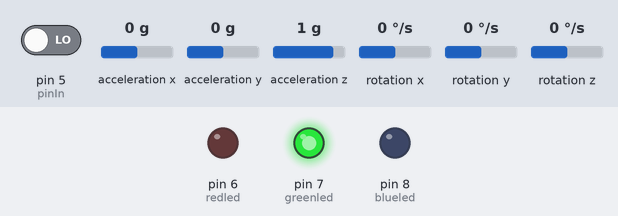
Simulated run of this sketch. Board: Arduino Uno, built with avr-gcc and run on an emulated ATmega328P. Parts: output pins drawn as LEDs (lit = HIGH). The inputs (shaded band) are chosen by the test bench; at power-on: pin 5 (pinIn) LOW, acceleration x 0 g, acceleration y 0 g, acceleration z 1 g, rotation x 0 °/s, rotation y 0 °/s, rotation z 0 °/s. No radio packets arrive unless stated; what the sketch prints to the serial monitor is not drawn.

Above: at 1.7 s.
1.8 s: pin 5 (pinIn) driven HIGH
At 2.5 s:
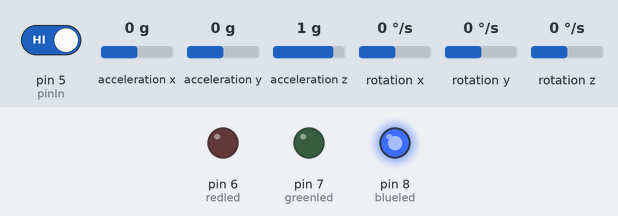
3.3 s: pin 5 (pinIn) driven LOW
At 3.7 s:
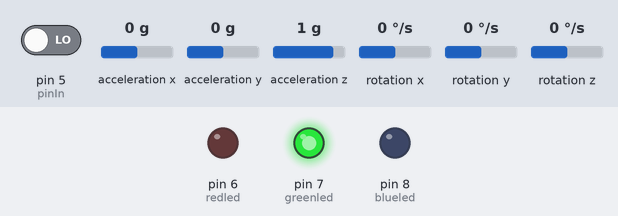
Timing chart, 0 to 6.3 s (numbered marks = the images above; inputs shaded):
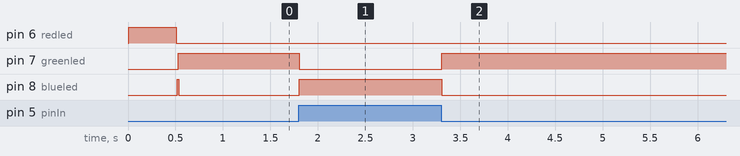

Measured:
- after the input at 1.8 s, pin 7 (greenled): HIGH → LOW at once; pin 8 (blueled): LOW → HIGH at once
- after the input at 3.3 s, pin 7 (greenled): LOW → HIGH at once; pin 8 (blueled): HIGH → LOW at once

The sketch:

NanoStarRF_IMUQuat.ino
```cpp
  // ########## Wireless Sensor Packet ##########
/*
John Gardiner & Gerardo Bledt for the 2014-2015 Virginia Tech Mechanical
Engineering Senior Design RoboHazMat Project.
 */

// #### Libraries ####
//From Starping
#include <SPI.h>
#include <EEPROM.h>
#include "nRF24L01.h"
#include "RF24.h"
#include "printf.h"

//from IMU Quat
#include "Wire.h"
#include "I2Cdev.h"
#include "MPU6050_6Axis_MotionApps20.h"

// Set up nRF24L01 radio on SPI bus plus pins 9 & 10
RF24 radio(9,10);

// Instantiate arrays with comm pipes
//const uint64_t talking_pipes[5] = { 0xABCDABCD71LL, 0xF0F0F0F0C3LL, 0xF0F0F0F0B4LL, 0xF0F0F0F0A5LL, 0xF0F0F0F096LL };
//const uint64_t listening_pipes[5] = { 0xABCDABCD71LL, 0x3A3A3A3AC3LL, 0x3A3A3A3AB4LL, 0x3A3A3A3AA5LL, 0x3A3A3A3A96LL };

const uint64_t talking_pipes[5] = { 0xF0F0F0F0D2LL, 0xF0F0F0F0C3LL, 0xF0F0F0F0B4LL, 0xF0F0F0F0A5LL, 0xF0F0F0F096LL };
const uint64_t listening_pipes[5] = { 0x3A3A3A3AD2LL, 0x3A3A3A3AC3LL, 0x3A3A3A3AB4LL, 0x3A3A3A3AA5LL, 0x3A3A3A3A96LL };

// Where in EEPROM is the address stored?
const uint8_t address_at_eeprom_location = 0;

// What is our address (SRAM cache of the address from EEPROM)
// Note that zero is an INVALID address.  The pong back unit takes address
// 1, and the rest are 2-6
uint8_t node_address; //Set the WSP ID Here

// #### Structures ####
// In the future, verification characters need to be added to ensure
// that, even with packet loss, the right numbers are being sent to
// the right channels.

// Wireless Packet Structure - quaternion and flex sensor
// Since the biceps do not have flex sensors, the will send a
// specified null value

typedef struct{
  int N; //Sender ID
  float W;// quaternion begin
  float X;
  float Y;
  float Z;// quaternion end
  float F;// Flex sensor
  int reset;
  int T; //Time sent
}
A_t;

//variable declarations
A_t wirelesspacket;

//LEDs
int redled = 6;
int greenled = 7;
int blueled = 8;

//int reset = 0;

//IMU Quat stuff
//============================ Parameter Setup =============================
/* Defines and initializes the MPU9150 IMU sensor, the quaternion object,
 * the reset button pins, and the MPU control/status variables and buffers.
 */

// MPU objeject with 0x68 default I2C address
MPU6050 mpu;

// Initialize Quaternion
Quaternion q;           // [w, x, y, z]

// Reset button pins
const int pinOut = 4; //JRG - Had to change to 1 & 2, 11&13 used by SPI
const int pinIn = 5;

// MPU control / status variables
bool dmpReady = false;  // set true if DMP init was successful
uint8_t devStatus;      // return status after each device operation (0 = success, !0 = error)
uint16_t packetSize;    // expected DMP packet size (default is 42 bytes)
uint16_t fifoCount;     // count of all bytes currently in FIFO
uint8_t fifoBuffer[64]; // FIFO storage buffer


void setup(void)
{
  // LEDs
  pinMode(6, OUTPUT); //Red
  pinMode(7, OUTPUT); //Green
  pinMode(8, OUTPUT); //Blue

  // Wireless Setup //
  // Read the address from EEPROM
    uint8_t reading = EEPROM.read(address_at_eeprom_location);

    // If it is in a valid range for node addresses, it is the address.
    if ( reading >= 2 && reading <= 6 )
      node_address = reading;

    // Otherwise, it is invalid, so set our address to 0. Readings cannot be sent.
    else
    {
      node_address = 0;
    }

  // Print information
  Serial.begin(115200);
  Serial.print("This is a Wireless Sensor Packet. It's address is: ");
  Serial.println(node_address);

  // Setup and configure rf radio
  radio.begin();
  radio.setDataRate(RF24_2MBPS); // Both endpoints must have this set the same
  radio.setAutoAck(false);       // Either endpoint can set to false to disable ACKs

  // Write on our talking pipe
  radio.openWritingPipe(talking_pipes[node_address-2]);
  // Listen on our listening pipe
  radio.openReadingPipe(1,listening_pipes[node_address-2]);

  // Show the details of the radio
  printf_begin();
  radio.printDetails();

  //Initializing values - will be sent as confirmation
  wirelesspacket.N = node_address;
  wirelesspacket.W = 1;
  wirelesspacket.X = 2;
  wirelesspacket.Y = 3;
  wirelesspacket.Z = 4;
  wirelesspacket.F = 5;

  // ##### IMU Quat #####
  // Begin I2C communication
  Wire.begin();

  // Initialize reset button
  //pinMode(pinOut, OUTPUT);
  pinMode(pinIn, INPUT);
  digitalWrite(pinOut, HIGH);

  // Initialize IMU
  Serial.println(F("Initializing I2C devices..."));
  mpu.initialize();
  digitalWrite(redled, HIGH);

  // Load and configure the DMP
  Serial.println(F("Initializing DMP..."));
  devStatus = mpu.dmpInitialize();
  digitalWrite(redled, LOW);
  delay(10);
  //digitalWrite(8, HIGH);
  analogWrite(blueled,220);

  // Make sure it worked (returns 0 if so)
  if (devStatus == 0) {
      // Turn on the DMP, now that it's ready
      Serial.println(F("Enabling DMP..."));
      mpu.setDMPEnabled(true);

      // Set our DMP Ready flag so the main loop() function knows it's okay to use it
      dmpReady = true;

      // Get expected DMP packet size for later comparison
      packetSize = mpu.dmpGetFIFOPacketSize();

  } else {
      // ERROR!
  }
  // Send confirmation of IMU initialization
  Serial.println("Sending setup confirmation...");
  radio.write( &wirelesspacket, sizeof(wirelesspacket) );
  Serial.println("Sent");
  //digitalWrite(8, LOW);
  analogWrite(blueled,150);
  delay(10);
  //digitalWrite(7, HIGH);
  analogWrite(greenled,150);

}

void loop(void)
{
  // IMU Communication //
  // Resets length
  while (fifoCount < packetSize) fifoCount = mpu.getFIFOCount();
  //Serial.print("FIFO Count Over | ");Serial.println(millis());
  // Get current FIFO count
  fifoCount = mpu.getFIFOCount();

  // Check for overflow (this should never happen unless our code is too inefficient)
  if (fifoCount >= 1024) {
      // Reset so we can continue cleanly
      mpu.resetFIFO();
      //Serial.print("FIFO Reset | ");Serial.println(millis());
  }

  //Serial.print("Start Wait | ");Serial.println(millis());
  // Wait for correct available data length, should be a VERY short wait
  while (fifoCount < packetSize) fifoCount = mpu.getFIFOCount();
  //Serial.print("Finish Wait | ");Serial.println(millis());

  // Read a packet from FIFO
  mpu.getFIFOBytes(fifoBuffer, packetSize);
  //Serial.print("Packet Read | ");Serial.println(millis());

  // Track FIFO count here in case there is > 1 packet available
  // (this lets us immediately read more without waiting for an interrupt)
  fifoCount -= packetSize;

  // Display quaternion values in easy matrix form: w x y z
  mpu.dmpGetQuaternion(&q, fifoBuffer);
  //Serial.print("Got Quaternion | ");Serial.println(millis());

  // Reset button status
  int reset = digitalRead(pinIn);

  if (reset == HIGH) {
  // turn LED on:
  analogWrite(blueled, 150);
  analogWrite(greenled, 0);
  }
  else
  {
   // turn LED off:
   analogWrite(blueled, 0);
   analogWrite(greenled, 150);
  }

  /* Serial debug
  // Creates the communication protocol
  Serial.print("$");
  Serial.print(q.w);Serial.print("#");
  Serial.print(q.x);Serial.print("%");
  Serial.print(q.y);Serial.print("&");
  Serial.print(q.z);Serial.print("@");
  Serial.print(reset);Serial.println("!");
  */

  if (node_address != 0){
    // Wireless Comm //
    //Packaging the data into the data structure
    wirelesspacket.N = node_address;
    wirelesspacket.W = q.w;
    wirelesspacket.X = q.x;
    wirelesspacket.Y = q.y;
    wirelesspacket.Z = q.z;
    wirelesspacket.F = 0; //Will be changed to analog readn
    wirelesspacket.reset = reset;
    wirelesspacket.T = 0;

    //Send the data packet
    //Serial.print("Attempting to Send Packet | "); Serial.println(millis());
    radio.write( &wirelesspacket, sizeof(wirelesspacket) );
    //Serial.print("Packet Sent | ");Serial.println(millis());
  }
  //Setting the address
  if (Serial.available())
  {
    // If the character on serial input is in a valid range...
    char c = Serial.read();
    if ( c >= '1' && c <= '6' )
    {
      // It is our address
      EEPROM.write(address_at_eeprom_location,c-'0');

      // And we are done right now (no easy way to soft reset)
      printf("\n\rManually reset address to: %c\n\rPress RESET to continue!",c);
    }
  }
}
```
